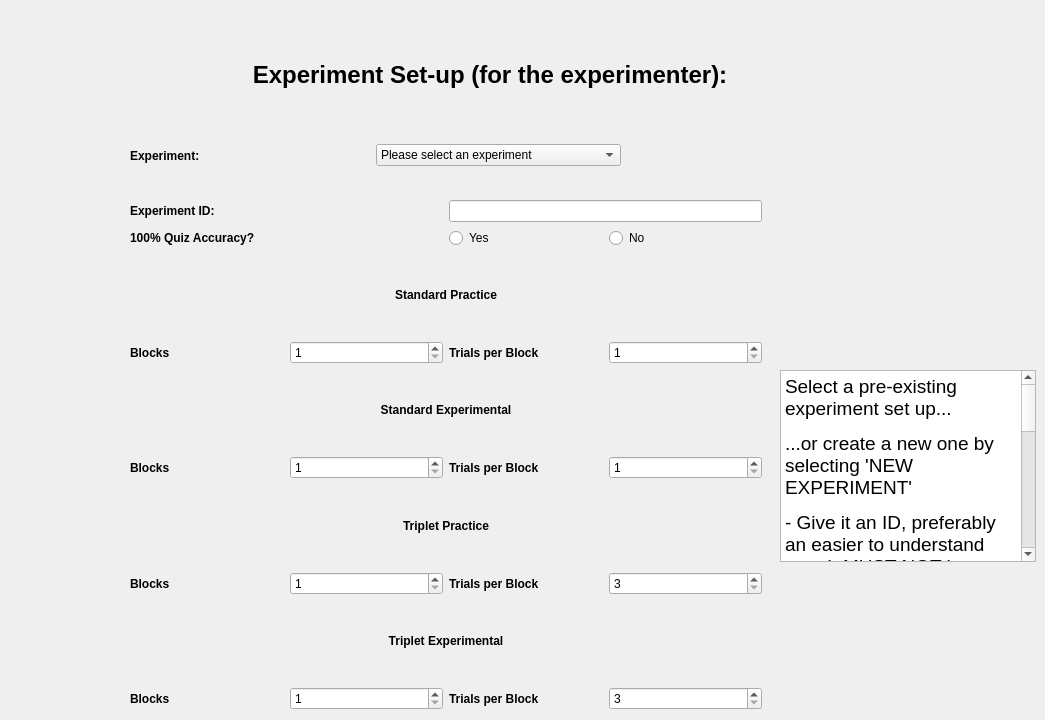
    <widget class="QWidget" name="experimentSetUp">
     <widget class="QWidget" name="expFormContainer" native="true">
      <property name="enabled">
       <bool>true</bool>
      </property>
      <property name="geometry">
       <rect>
        <x>130</x>
        <y>200</y>
        <width>641</width>
        <height>511</height>
       </rect>
      </property>
      <widget class="QWidget" name="gridLayoutWidget">
       <property name="geometry">
        <rect>
         <x>0</x>
         <y>0</y>
         <width>632</width>
         <height>510</height>
        </rect>
       </property>
       <layout class="QGridLayout" name="expFormLayout">
        <item row="3" column="0">
         <widget class="QLabel" name="standardPracticeBlocksLabel">
          <property name="font">
           <font>
            <weight>75</weight>
            <bold>true</bold>
           </font>
          </property>
          <property name="text">
           <string>Blocks</string>
          </property>
         </widget>
        </item>
        <item row="2" column="0" colspan="4">
         <widget class="QLabel" name="standardPracticeLabel">
          <property name="font">
           <font>
            <weight>75</weight>
            <bold>true</bold>
           </font>
          </property>
          <property name="text">
           <string>Standard Practice</string>
          </property>
          <property name="alignment">
           <set>Qt::AlignCenter</set>
          </property>
          <property name="wordWrap">
           <bool>false</bool>
          </property>
         </widget>
        </item>
        <item row="3" column="1">
         <widget class="QSpinBox" name="standardPracticeBlocksSpinBox">
          <property name="minimum">
           <number>1</number>
          </property>
         </widget>
        </item>
        <item row="6" column="2">
         <widget class="QLabel" name="standardExperimentalTrialsLabel">
          <property name="font">
           <font>
            <weight>75</weight>
            <bold>true</bold>
           </font>
          </property>
          <property name="text">
           <string>Trials per Block</string>
          </property>
         </widget>
        </item>
        <item row="3" column="2">
         <widget class="QLabel" name="standardPracticeTrialsLabel">
          <property name="font">
           <font>
            <weight>75</weight>
            <bold>true</bold>
           </font>
          </property>
          <property name="text">
           <string>Trials per Block</string>
          </property>
         </widget>
        </item>
        <item row="6" column="0">
         <widget class="QLabel" name="standardExperimentalBlocksLabel">
          <property name="font">
           <font>
            <weight>75</weight>
            <bold>true</bold>
           </font>
          </property>
          <property name="text">
           <string>Blocks</string>
          </property>
         </widget>
        </item>
        <item row="6" column="3">
         <widget class="QSpinBox" name="standardExperimentalTrialsSpinBox">
          <property name="minimum">
           <number>1</number>
          </property>
         </widget>
        </item>
        <item row="3" column="3">
         <widget class="QSpinBox" name="standardPracticeTrialsSpinBox">
          <property name="minimum">
           <number>1</number>
          </property>
         </widget>
        </item>
        <item row="4" column="0" colspan="4">
         <widget class="QLabel" name="standardExperimentalLabel">
          <property name="font">
           <font>
            <weight>75</weight>
            <bold>true</bold>
           </font>
          </property>
          <property name="text">
           <string>Standard Experimental</string>
          </property>
          <property name="alignment">
           <set>Qt::AlignCenter</set>
          </property>
          <property name="wordWrap">
           <bool>false</bool>
          </property>
         </widget>
        </item>
        <item row="1" column="2" colspan="2">
         <layout class="QHBoxLayout" name="QuizLayout">
          <item>
           <widget class="QRadioButton" name="quizYes">
            <property name="text">
             <string>Yes</string>
            </property>
           </widget>
          </item>
          <item>
           <widget class="QRadioButton" name="quizNo">
            <property name="text">
             <string>No</string>
            </property>
           </widget>
          </item>
         </layout>
        </item>
        <item row="0" column="2" colspan="2">
         <widget class="QLineEdit" name="expIDLine"/>
        </item>
        <item row="0" column="0" colspan="2">
         <widget class="QLabel" name="expIDLabel">
          <property name="font">
           <font>
            <weight>75</weight>
            <bold>true</bold>
           </font>
          </property>
          <property name="text">
           <string>Experiment ID:</string>
          </property>
          <property name="alignment">
           <set>Qt::AlignLeading|Qt::AlignLeft|Qt::AlignVCenter</set>
          </property>
         </widget>
        </item>
        <item row="1" column="0" colspan="2">
         <widget class="QLabel" name="quizAccuracyLabel">
          <property name="font">
           <font>
            <weight>75</weight>
            <bold>true</bold>
           </font>
          </property>
          <property name="text">
           <string>100% Quiz Accuracy?</string>
          </property>
         </widget>
        </item>
        <item row="6" column="1">
         <widget class="QSpinBox" name="standardExperimentalBlocksSpinBox">
          <property name="minimum">
           <number>1</number>
          </property>
         </widget>
        </item>
        <item row="12" column="1">
         <widget class="QSpinBox" name="tripletExperimentalBlocksSpinBox">
          <property name="minimum">
           <number>1</number>
          </property>
         </widget>
        </item>
        <item row="10" column="0">
         <widget class="QLabel" name="tripletPracticeBlocksLabel">
          <property name="font">
           <font>
            <weight>75</weight>
            <bold>true</bold>
           </font>
          </property>
          <property name="text">
           <string>Blocks</string>
          </property>
         </widget>
        </item>
        <item row="10" column="2">
         <widget class="QLabel" name="tripletPracticeTrialsLabel">
          <property name="font">
           <font>
            <weight>75</weight>
            <bold>true</bold>
           </font>
          </property>
          <property name="text">
           <string>Trials per Block</string>
          </property>
         </widget>
        </item>
        <item row="12" column="2">
         <widget class="QLabel" name="tripletExperimentalTrialsLabel">
          <property name="font">
           <font>
            <weight>75</weight>
            <bold>true</bold>
           </font>
          </property>
          <property name="text">
           <string>Trials per Block</string>
          </property>
         </widget>
        </item>
        <item row="12" column="0">
         <widget class="QLabel" name="tripletExperimentalBlocksLabel">
          <property name="font">
           <font>
            <weight>75</weight>
            <bold>true</bold>
           </font>
          </property>
          <property name="text">
           <string>Blocks</string>
          </property>
         </widget>
        </item>
        <item row="10" column="1">
         <widget class="QSpinBox" name="tripletPracticeBlocksSpinBox">
          <property name="minimum">
           <number>1</number>
          </property>
         </widget>
        </item>
        <item row="10" column="3">
         <widget class="QSpinBox" name="tripletPracticeTrialsSpinBox">
          <property name="minimum">
           <number>3</number>
          </property>
          <property name="maximum">
           <number>500</number>
          </property>
          <property name="singleStep">
           <number>3</number>
          </property>
         </widget>
        </item>
        <item row="11" column="0" colspan="4">
         <widget class="QLabel" name="tripletExperimentalLabel">
          <property name="font">
           <font>
            <weight>75</weight>
            <bold>true</bold>
           </font>
          </property>
          <property name="text">
           <string>Triplet Experimental</string>
          </property>
          <property name="alignment">
           <set>Qt::AlignCenter</set>
          </property>
          <property name="wordWrap">
           <bool>false</bool>
          </property>
         </widget>
        </item>
        <item row="8" column="0" colspan="4">
         <widget class="QLabel" name="tripletPracticeLabel">
          <property name="font">
           <font>
            <weight>75</weight>
            <bold>true</bold>
           </font>
          </property>
          <property name="text">
           <string>Triplet Practice</string>
          </property>
          <property name="alignment">
           <set>Qt::AlignCenter</set>
          </property>
          <property name="wordWrap">
           <bool>false</bool>
          </property>
         </widget>
        </item>
        <item row="12" column="3">
         <widget class="QSpinBox" name="tripletExperimentalTrialsSpinBox">
          <property name="minimum">
           <number>3</number>
          </property>
          <property name="maximum">
           <number>500</number>
          </property>
          <property name="singleStep">
           <number>3</number>
          </property>
         </widget>
        </item>
       </layout>
      </widget>
     </widget>
     <widget class="QLabel" name="expPageTitle">
      <property name="geometry">
       <rect>
        <x>190</x>
        <y>50</y>
        <width>600</width>
        <height>50</height>
       </rect>
      </property>
      <property name="font">
       <font>
        <pointsize>18</pointsize>
        <weight>75</weight>
        <bold>true</bold>
       </font>
      </property>
      <property name="text">
       <string>Experiment Set-up (for the experimenter):</string>
      </property>
      <property name="alignment">
       <set>Qt::AlignCenter</set>
      </property>
     </widget>
     <widget class="QWidget" name="listOfExperimentsContainer" native="true">
      <property name="geometry">
       <rect>
        <x>130</x>
        <y>120</y>
        <width>520</width>
        <height>71</height>
       </rect>
      </property>
      <widget class="QWidget" name="horizontalLayoutWidget_3">
       <property name="geometry">
        <rect>
         <x>0</x>
         <y>10</y>
         <width>511</width>
         <height>51</height>
        </rect>
       </property>
       <layout class="QHBoxLayout" name="listOfExperimentsLayout">
        <property name="spacing">
         <number>0</number>
        </property>
        <property name="rightMargin">
         <number>20</number>
        </property>
        <item>
         <widget class="QLabel" name="listOfExperimentsLabel">
          <property name="font">
           <font>
            <weight>75</weight>
            <bold>true</bold>
           </font>
          </property>
          <property name="text">
           <string>Experiment:</string>
          </property>
          <property name="alignment">
           <set>Qt::AlignLeading|Qt::AlignLeft|Qt::AlignVCenter</set>
          </property>
         </widget>
        </item>
        <item>
         <widget class="QComboBox" name="listOfExperimentsBox">
          <item>
           <property name="text">
            <string>Please select an experiment</string>
           </property>
          </item>
          <item>
           <property name="text">
            <string>NEW EXPERIMENT</string>
           </property>
          </item>
         </widget>
        </item>
       </layout>
      </widget>
     </widget>
     <widget class="QWidget" name="expWarnings" native="true">
      <property name="geometry">
       <rect>
        <x>70</x>
        <y>120</y>
        <width>50</width>
        <height>591</height>
       </rect>
      </property>
      <widget class="QLabel" name="experimentQuizWarning">
       <property name="geometry">
        <rect>
         <x>10</x>
         <y>100</y>
         <width>31</width>
         <height>31</height>
        </rect>
       </property>
       <property name="text">
        <string/>
       </property>
       <property name="pixmap">
        <pixmap>warning.png</pixmap>
       </property>
       <property name="scaledContents">
        <bool>true</bool>
       </property>
      </widget>
      <widget class="QLabel" name="experimentIDWarning">
       <property name="geometry">
        <rect>
         <x>10</x>
         <y>70</y>
         <width>31</width>
         <height>31</height>
        </rect>
       </property>
       <property name="text">
        <string/>
       </property>
       <property name="pixmap">
        <pixmap>warning.png</pixmap>
       </property>
       <property name="scaledContents">
        <bool>true</bool>
       </property>
      </widget>
      <widget class="QLabel" name="experimentSelectWarning">
       <property name="geometry">
        <rect>
         <x>10</x>
         <y>20</y>
         <width>31</width>
         <height>31</height>
        </rect>
       </property>
       <property name="text">
        <string/>
       </property>
       <property name="pixmap">
        <pixmap>warning.png</pixmap>
       </property>
       <property name="scaledContents">
        <bool>true</bool>
       </property>
      </widget>
      <widget class="QLabel" name="tripletPracticeTrialsWarning">
       <property name="geometry">
        <rect>
         <x>10</x>
         <y>450</y>
         <width>31</width>
         <height>31</height>
        </rect>
       </property>
       <property name="text">
        <string/>
       </property>
       <property name="pixmap">
        <pixmap>warning.png</pixmap>
       </property>
       <property name="scaledContents">
        <bool>true</bool>
       </property>
      </widget>
      <widget class="QLabel" name="tripletExperimentalTrialsWarning">
       <property name="geometry">
        <rect>
         <x>10</x>
         <y>550</y>
         <width>31</width>
         <height>31</height>
        </rect>
       </property>
       <property name="text">
        <string/>
       </property>
       <property name="pixmap">
        <pixmap>warning.png</pixmap>
       </property>
       <property name="scaledContents">
        <bool>true</bool>
       </property>
      </widget>
     </widget>
     <widget class="QTextBrowser" name="experimentHelp">
      <property name="geometry">
       <rect>
        <x>780</x>
        <y>370</y>
        <width>256</width>
        <height>192</height>
       </rect>
      </property>
      <property name="html">
       <string>&lt;!DOCTYPE HTML PUBLIC &quot;-//W3C//DTD HTML 4.0//EN&quot; &quot;http://www.w3.org/TR/REC-html40/strict.dtd&quot;&gt;
&lt;html&gt;&lt;head&gt;&lt;meta name=&quot;qrichtext&quot; content=&quot;1&quot; /&gt;&lt;style type=&quot;text/css&quot;&gt;
p, li { white-space: pre-wrap; }
&lt;/style&gt;&lt;/head&gt;&lt;body style=&quot; font-family:'Arial'; font-size:14pt; font-weight:400; font-style:normal;&quot;&gt;
&lt;p style=&quot; margin-top:12px; margin-bottom:12px; margin-left:0px; margin-right:0px; -qt-block-indent:0; text-indent:0px;&quot;&gt;Select a pre-existing experiment set up...&lt;/p&gt;
&lt;p style=&quot; margin-top:12px; margin-bottom:12px; margin-left:0px; margin-right:0px; -qt-block-indent:0; text-indent:0px;&quot;&gt;...or create a new one by selecting 'NEW EXPERIMENT'&lt;/p&gt;
&lt;p style=&quot; margin-top:12px; margin-bottom:12px; margin-left:0px; margin-right:0px; -qt-block-indent:0; text-indent:0px;&quot;&gt;- Give it an ID, preferably an easier to understand one. It MUST NOT have an underscore _ in its name.&lt;/p&gt;
&lt;p style=&quot; margin-top:12px; margin-bottom:12px; margin-left:0px; margin-right:0px; -qt-block-indent:0; text-indent:0px;&quot;&gt;- Tick yes or no as to whether the participants need to be 100% accurate in the quiz in order to continue on to the trials. This is useful if you just want to check the functioning of the code (e.g., if you are the marker).&lt;/p&gt;
&lt;p style=&quot; margin-top:12px; margin-bottom:12px; margin-left:0px; margin-right:0px; -qt-block-indent:0; text-indent:0px;&quot;&gt;- The triplet trial numbers MUST be multiples of 3, and it is best if they are multiples of 12.&lt;/p&gt;
&lt;p style=&quot; margin-top:12px; margin-bottom:12px; margin-left:0px; margin-right:0px; -qt-block-indent:0; text-indent:0px;&quot;&gt;- The standard trial numbers can be any number but it is best if they are multiples of 6.&lt;/p&gt;&lt;/body&gt;&lt;/html&gt;</string>
      </property>
     </widget>
    </widget>
